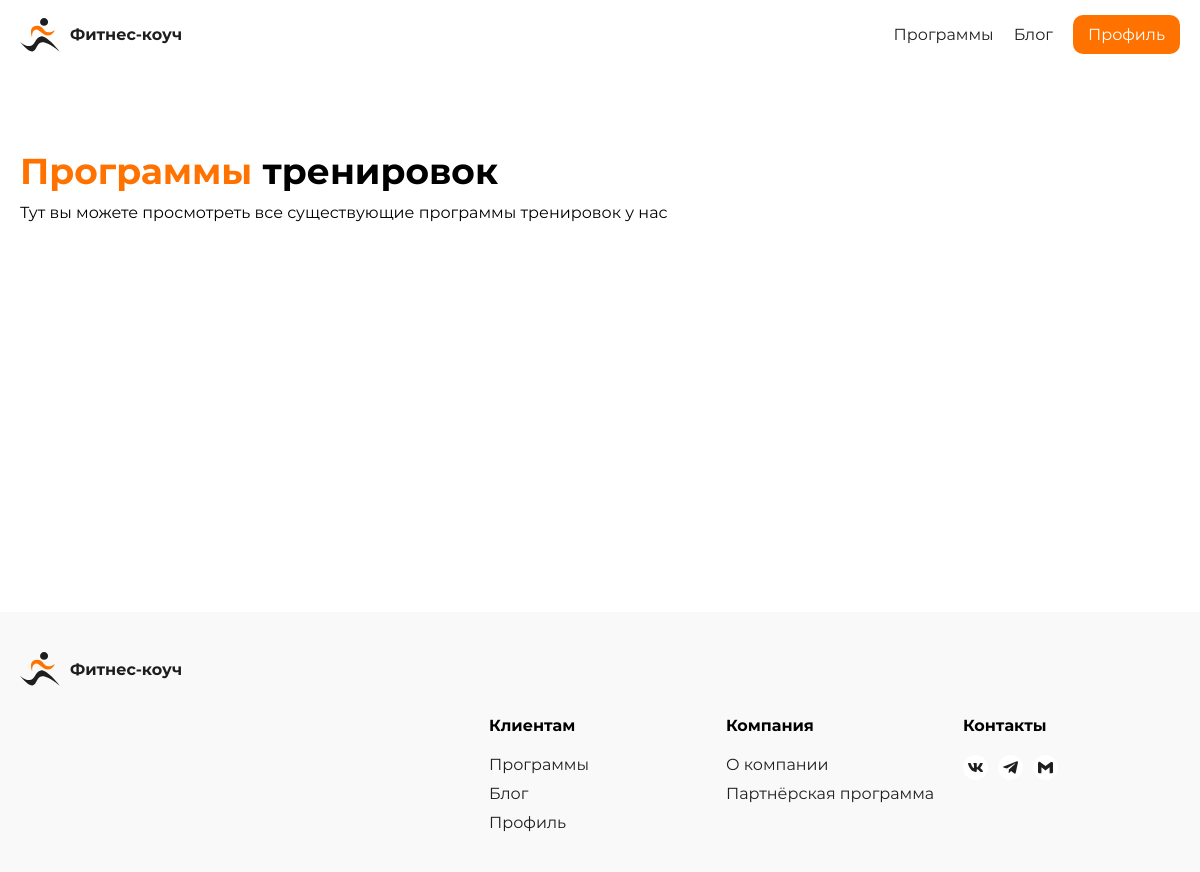
The app's page /training-program/index.php, older data.
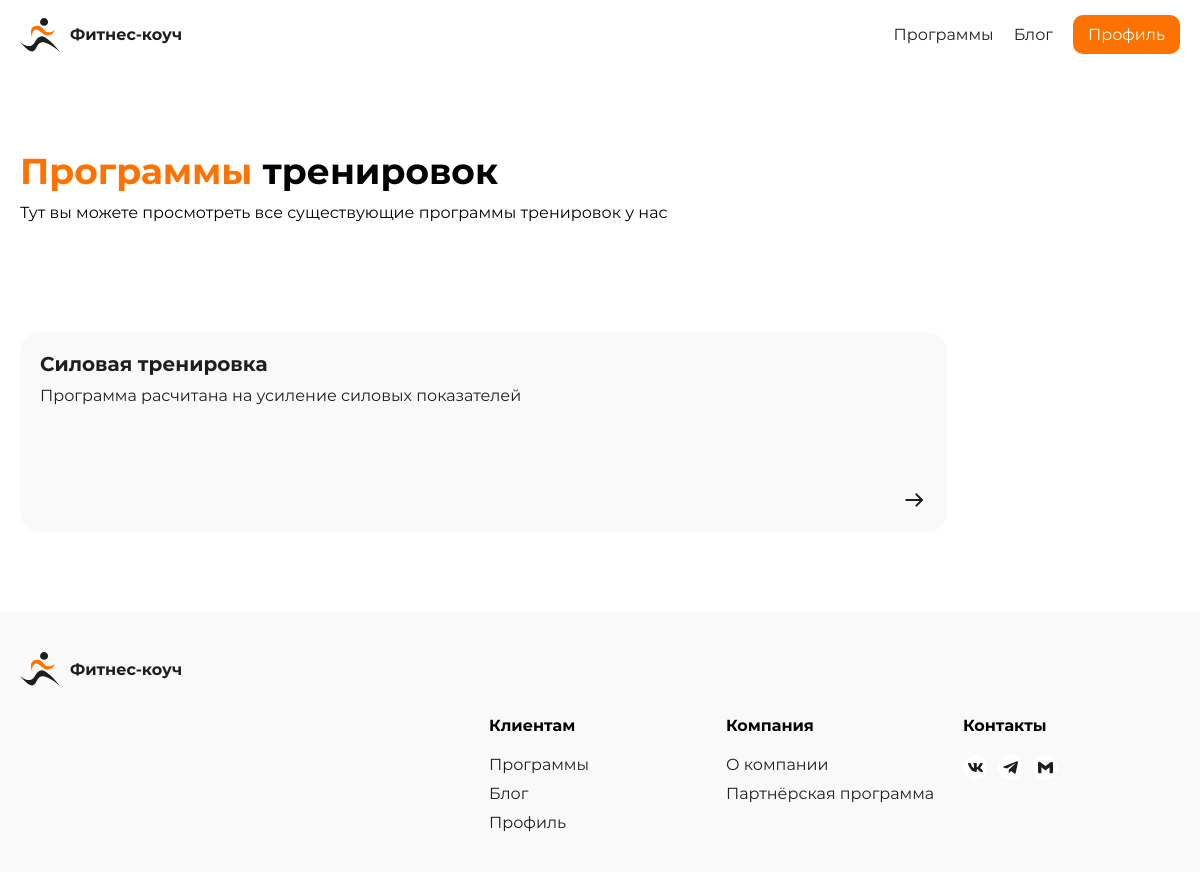
The same page, newer data.
### training-program/index.php (the view, shortened to what this page needs)
<!DOCTYPE html>
<html lang="ru">
<head>
    <link rel="stylesheet" href="../assets/css/header/header.css">
    <link rel="stylesheet" href="../assets/css/footer/footer.css">
    <link rel="stylesheet" href="../assets/css/training-program/heroBlock.css">
    <link rel="stylesheet" href="../assets/css/training-program/trainingPrograms.css">
    <link rel="stylesheet" href="../assets/css/style.css">
</head>
<?php
        include "../inc/header.php";
    ?>
<main>
    <section class="heroBlock">
        <div class="content">
            <h1><span>Программы</span> тренировок</h1>
            <p>Тут вы можете просмотреть все существующие программы тренировок у нас</p>
        </div>
    </section>
    <section class="trainingPrograms">
        <div class="content">
            <div class="gridProgram">
                <?php
                include "../function/connect.php";
                $sql = mysqli_prepare($connect, "SELECT * FROM `training-program`");
                mysqli_stmt_execute($sql);
                $result = mysqli_stmt_get_result($sql);
                    while ($row = mysqli_fetch_assoc($result)){
                        echo "
                        <a href='./program.php?program=".$row['id_tprogram']."' title='".$row['title']."' class='cardProgram'>
                            <div class='name'>
                                <p class='title'>".$row['title']."</p>
                                <p>".$row['hint']."</p>
                            </div>
                            <img title='Ссылка' src='../assets/img/icons/arrow.svg' alt='Ссылка'>
                        </a>";
                    }
                ?>
                </div>
        </div>
    </section>
</main>
<?php
        include "../inc/footer.php"
    ?>

### inc/header.php (shortened to what this page needs)
<body>
    <header>
        <div class="content">
            <a href="/" class="logo" title="Вернуться на главную">
                <div class="name">Фитнес-коуч</div>
            </a>
            <nav>
                <a href="/training-program" title="Программы">Программы</a>
                <a href="/page404.php" title="Блог">Блог</a>
                <a class="buttonLink" href="/profile" title="Профиль">Профиль</a>
            </nav>
        </div>
    </header>

### inc/footer.php (shortened to what this page needs)
<footer>
    <div class="content">
        <a href="/" class="logo" title="Вернуться на главную">
            <div class="name">Фитнес-коуч</div>
        </a>
        <nav>
            <div class="navBlock">
                <p class="title">Клиентам</p>
                <div class="links">
                    <a href="/training-program" title="Программы">Программы</a>
                    <a href="/page404.php" title="Блог">Блог</a>
                    <a href="/profile" title="Профиль">Профиль</a>
                </div>
            </div>
            <div class="navBlock">
                <p class="title">Компания</p>
                <div class="links">
                    <a href="/page404.php" title="О компании">О компании</a>
                    <a href="/page404.php" title="Партнёрская программа">Партнёрская программа</a>
                </div>
            </div>
            <div class="navBlock">
                <p class="title">Контакты</p>
                <div class="links">
                    <a href="https://vk.com/m.v.vyacheslavovna" title="ВКонтакте" target="_blank"></a>
                    <a href="https://t.me/visssh_00" title="Телеграм" target="_blank"></a>
                    <a href="mailto:violettamatusak2256@gmail.com" title="Почта" target="_blank"></a>
                </div>
            </div>
        </nav>
    </div>
</footer>
</body>
</html>

### assets/css/header/header.css (style rules this page uses)
header { width: 100%; position: relative; }
header .content { width: 100%; max-width: 1440px; padding: 15px 20px; margin: auto; display: flex; align-items: center; justify-content: space-between; }
header .content .logo { display: flex; align-items: center; gap: 10px; }
header .content .logo .img { width: 40px; height: 34px; -o-object-fit: cover; object-fit: cover; -o-object-position: center; object-position: center; }
header .content .logo .name { font: var(--textBold); }
header .content nav { display: flex; align-items: center; gap: 20px; }

### assets/css/footer/footer.css (style rules this page uses)
footer { width: 100%; background-color: var(--whiteGrey); }
footer .content { width: 100%; max-width: 1440px; padding: 40px 20px; margin: auto; display: flex; flex-direction: column; gap: 30px; }
footer .content .logo { display: flex; align-items: center; gap: 10px; width: -moz-fit-content; width: fit-content; }
footer .content .logo .img { width: 40px; height: 34px; -o-object-fit: cover; object-fit: cover; -o-object-position: center; object-position: center; }
footer .content .logo .name { font: var(--textBold); }
footer .content nav { align-self: flex-end; display: flex; flex-wrap: wrap; gap: 20px; }
footer .content nav .navBlock { display: flex; flex-direction: column; gap: 20px; width: 217px; }
footer .content nav .navBlock .title { font: var(--textBold); }
footer .content nav .navBlock .links { display: flex; flex-direction: column; gap: 10px; }
footer .content nav .navBlock:last-child .title { font: var(--textBold); }
footer .content nav .navBlock:last-child .links { display: flex; flex-direction: row; gap: 10px; }
footer .content nav .navBlock:last-child .links a { width: 25px; height: 25px; border-radius: 100%; background-color: var(--totalWhite); padding: 5px; display: flex; align-items: center; justify-content: center; }
footer .content nav .navBlock:last-child .links a svg { width: 100%; -o-object-fit: cover; object-fit: cover; -o-object-position: center; object-position: center; }

### assets/css/training-program/heroBlock.css (style rules this page uses)
.heroBlock .content { display: flex; flex-direction: column; gap: 10px; }

### assets/css/training-program/trainingPrograms.css (style rules this page uses)
.trainingPrograms .content .gridProgram { display: grid; grid-template: repeat(1, 200px)/minmax(600px, 926.67px); grid-auto-rows: 200px; gap: 20px; }
.trainingPrograms .content .gridProgram .cardProgram { background-color: var(--whiteGrey); border-radius: var(--border-radius-block); padding: 20px; display: flex; flex-direction: column; justify-content: space-between; }
.trainingPrograms .content .gridProgram .cardProgram .name { display: flex; flex-direction: column; gap: 10px; }
.trainingPrograms .content .gridProgram .cardProgram .name .title { font: var(--title); }
.trainingPrograms .content .gridProgram .cardProgram img { align-self: flex-end; }

### assets/css/style.css (style rules this page uses)
* { margin: 0; padding: 0; box-sizing: border-box; font-family: "Montserrat-Regular"; text-decoration: none; line-height: normal; }
:root { --h1: clamp(22px, 3vw, 55px) "Montserrat-Bold"; --title: clamp(18px, 3vw, 20px) "Montserrat-Bold"; --text: 16px "Montserrat-Regular"; --textBold: 16px "Montserrat-Bold"; --hint: 12px "Montserrat-Regular"; --black: #1E1E1E; --totalWhite: #FFF; --whiteGrey: #F9F9F9; --orange: #FF7200; --grey: #8E8E8E; --transition: .25; --border-radius-element: clamp(5px, 2vw, 10px); --border-radius-block: clamp(10px, 2vw, 20px); }
a { color: var(--black); }
body { display: flex; flex-direction: column; min-height: 100vh; background-color: var(--totalWhite); gap: 50px; }
main { display: flex; flex-direction: column; flex-grow: 1; gap: 50px; }
section { width: 100%; }
section .content { padding: 30px 20px; max-width: 1440px; gap: 40px; margin: auto; }
h1, h2 { font: var(--h1); width: 100%; max-width: 1163px; }
h1 span, h2 span { font: var(--h1); color: var(--orange); }
.buttonLink { color: var(--totalWhite); padding: 10px 15px; border-radius: var(--border-radius-element); background-color: var(--orange); width: -moz-fit-content; width: fit-content; }

Row changes from the older to the newer data that the page shows:
added training-program: title "Силовая тренировка", hint "Программа расчитана на усиление силовых показателей"
